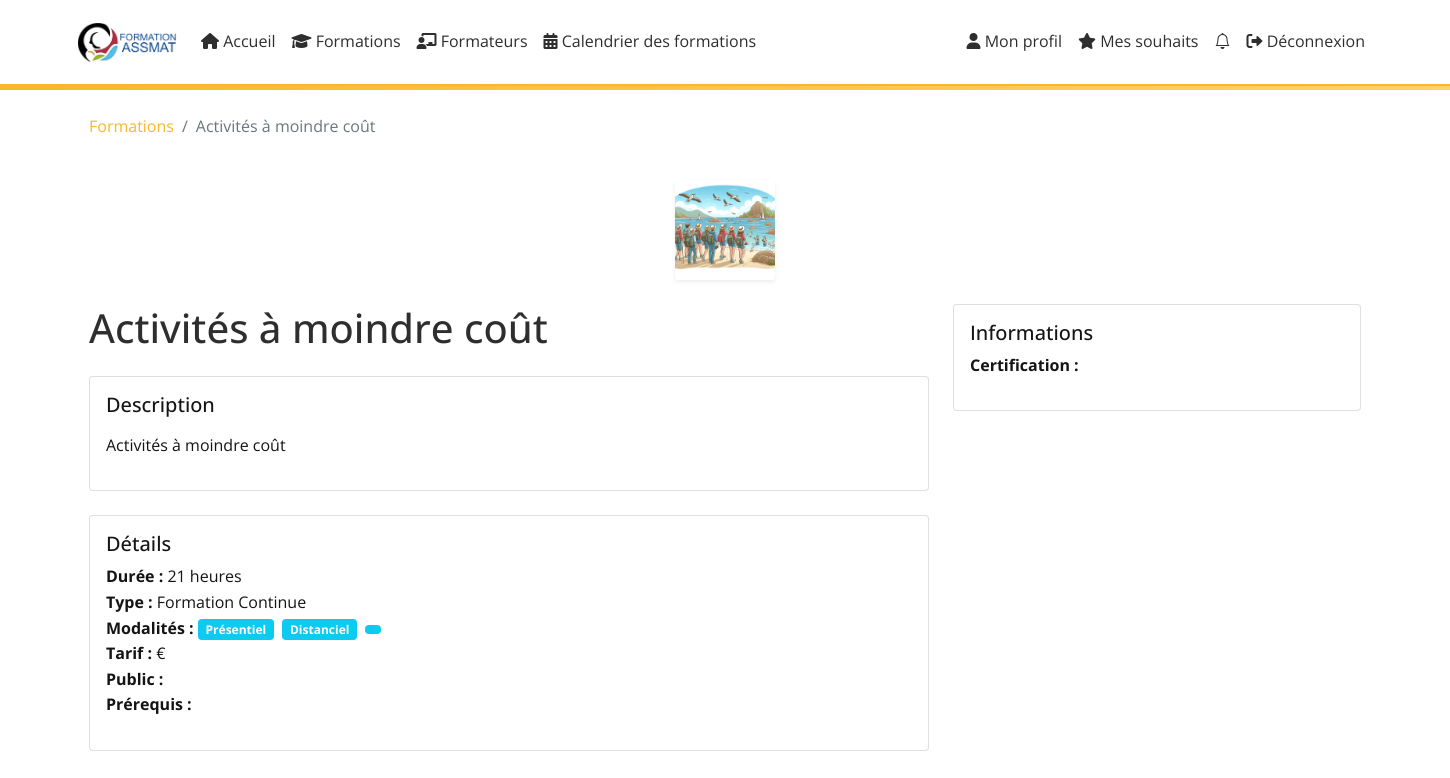
The app's page /formations/7/ (signed in) with its own data.
### core/models.py (models this page shows, shortened)
class Formation(models.Model):
    FORMATION_TYPES = [
        ('initial', 'Formation Initiale'),
        ('continue', 'Formation Continue'),
        ('specialisation', 'Formation Spécialisation'),
    ]
    name = models.CharField(max_length=255, verbose_name="Nom de la formation")
    code_iperia = models.CharField(max_length=50, unique=True, verbose_name="Code IPERIA")
    description = models.TextField(verbose_name="Description")
    duration = models.IntegerField(help_text="Durée en heures", validators=[MinValueValidator(1)], verbose_name="Durée")
    image = models.ImageField(upload_to='formations/images/', null=True, blank=True, verbose_name="Image")
    program_file = models.FileField(upload_to='programs/', null=True, blank=True, verbose_name="Programme détaillé")
    created_at = models.DateTimeField(auto_now_add=True, verbose_name="Date de création")
    updated_at = models.DateTimeField(auto_now=True, verbose_name="Date de mise à jour")
    type = models.CharField(max_length=20, choices=FORMATION_TYPES, default='initial', verbose_name="Type de formation")
    is_presentiel = models.BooleanField(default=True, verbose_name="Présentiel")
    is_distanciel = models.BooleanField(default=False, verbose_name="Distanciel")
    is_asynchrone = models.BooleanField(default=False, verbose_name="Asynchrone")
    is_active = models.BooleanField(default=True, verbose_name="Formation active")
    city = models.CharField(max_length=100, null=True, blank=True, verbose_name="Ville")
    code_postal = models.CharField(max_length=10, null=True, blank=True, verbose_name="Code postal")
    latitude = models.FloatField(null=True, blank=True)
    longitude = models.FloatField(null=True, blank=True)
    class Meta:
        verbose_name = "Formation"
        verbose_name_plural = "Formations"
        ordering = ['name']

### core/views.py (the view)
# urls.py: path('formations/<int:pk>/', views.formation_detail, name='formation_detail'),
@login_required
def formation_detail(request, pk):
    try:
        formation = Formation.objects.get(pk=pk, is_active=True)
    except Formation.DoesNotExist:
        messages.error(request, 'Formation introuvable.')
        return redirect('core:formation_list')
    sessions = Session.objects.filter(formation=formation).order_by('start_date')
    return render(request, 'core/formation_detail.html', {
        'formation': formation,
        'sessions': sessions
    })

### core/context_processors.py (called while the page is built)
def unread_notifications(request):
    if request.user.is_authenticated:
        return {
            'unread_notifications_count': request.user.notifications.filter(is_read=False).count()
        }
    return {}

### core/templates/core/formation_detail.html (shortened to what this page needs)
{% extends 'core/base.html' %}
{% block content %}
<div class="container">
    <div class="row mb-4">
        <div class="col">
            <nav aria-label="breadcrumb">
                <ol class="breadcrumb">
                    <li class="breadcrumb-item"><a href="{% url 'core:formation_list' %}">Formations</a></li>
                    <li class="breadcrumb-item active" aria-current="page">{{ formation.name }}</li>
                </ol>
            </nav>
        </div>
    </div>
    {% if formation.image %}
        <div class="text-center mb-4">
            <img src="{{ formation.image.url }}" alt="{{ formation.name }}" class="img-fluid rounded shadow-sm" style="max-height: 400px; object-fit: cover;">
        </div>
    {% endif %}
    <div class="row">
        <div class="col-md-8">
            <h1 class="mb-4">{{ formation.name }}</h1>
            <div class="card mb-4">
                <div class="card-body">
                    <h5 class="card-title">Description</h5>
                    <p>{{ formation.description|linebreaks }}</p>
                </div>
            </div>
            <div class="card mb-4">
                <div class="card-body">
                    <h5 class="card-title">Détails</h5>
                    <ul class="list-unstyled">
                        <li><strong>Durée :</strong> {{ formation.duration }} heures</li>
                        <li><strong>Type :</strong> {{ formation.get_type_display }}</li>
                        <li><strong>Modalités :</strong>
                            <span class="badge bg-info me-1">
                                {% if formation.is_presentiel %}Présentiel{% endif %}
                            </span>
                            <span class="badge bg-info me-1">
                                {% if formation.is_distanciel %}Distanciel{% endif %}
                            </span>
                            <span class="badge bg-info me-1">
                            </span>
                        </li>
                        <li><strong>Tarif :</strong> {{ formation.price }} €</li>
                        <li><strong>Public :</strong> {{ formation.target_audience }}</li>
                        <li><strong>Prérequis :</strong> {{ formation.prerequisites }}</li>
                    </ul>
                </div>
            </div>
        </div>
        <div class="col-md-4">
            <div class="card mb-4">
                <div class="card-body">
                    <h5 class="card-title">Informations</h5>
                    <ul class="list-unstyled">
                        <li><strong>Certification :</strong> {{ formation.certification }}</li>
                    </ul>
                </div>
            </div>
        </div>
    </div>
</div>
{% endblock %}

### core/static/core/css/custom.css (style rules this page uses)
:root { --primary-color: #F9B72A; --secondary-color: #2E2E2E; --background-color: #ffffff; --text-color: #141414; --hover-color: #fccc64; --border-radius: 8px; }
body { background-color: var(--background-color); color: var(--text-color); font-family: 'Open Sans', sans-serif; line-height: 1.6; }
img { width: 100px; height: auto; }
h1, h2, h3 { color: var(--secondary-color); margin-bottom: 1rem; }
a { color: var(--primary-color); text-decoration: none; }

### records on screen
Formation: name "Activités à moindre coût", image (picture), description "Activités à moindre coût", duration "21", type "Formation Continue"
